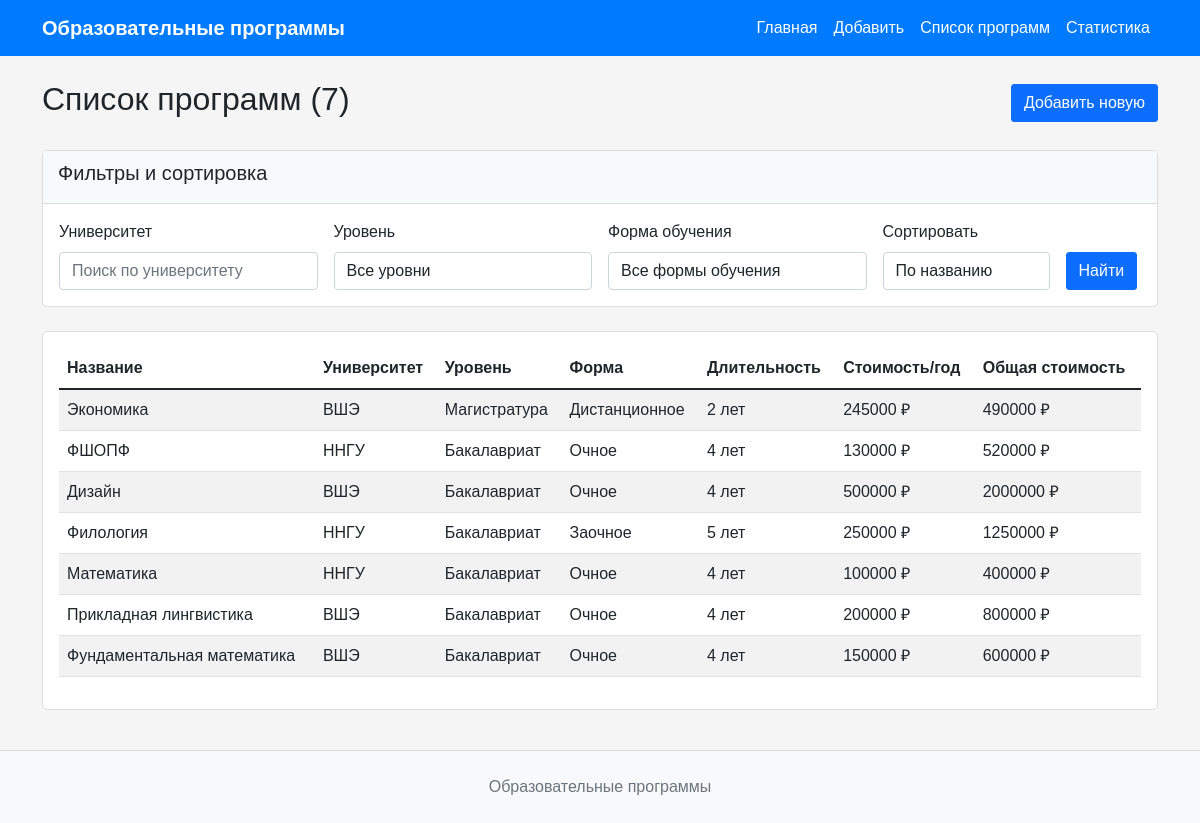
Screenshot of /programs/ with the database file from the repository.
### education/models.py (models this page shows, shortened)
class EducationalProgram(models.Model):
    STUDY_TYPES = [
        ('full_time', 'Очное'),
        ('part_time', 'Заочное'),
        ('distance', 'Дистанционное'),
    ]
    DEGREE_LEVELS = [
        ('bachelor', 'Бакалавриат'),
        ('master', 'Магистратура'),
        ('specialist', 'Специалитет'),
    ]
    name = models.CharField(
        max_length=200,
        verbose_name="Название программы"
    )
    university = models.CharField(
        max_length=200,
        verbose_name="Университет"
    )
    degree_level = models.CharField(
        max_length=20,
        choices=DEGREE_LEVELS,
        verbose_name="Уровень образования"
    )
    duration_years = models.IntegerField(
        validators=[MinValueValidator(1), MaxValueValidator(6)],
        verbose_name="Длительность (лет)"
    )
    cost_per_year = models.DecimalField(
        max_digits=10,
        decimal_places=2,
        verbose_name="Стоимость в год (руб.)"
    )
    study_type = models.CharField(
        max_length=20,
        choices=STUDY_TYPES,
        verbose_name="Форма обучения"
    )
    created_at = models.DateTimeField(
        auto_now_add=True,
        verbose_name="Дата добавления"
    )
    class Meta:
        verbose_name = "Образовательная программа"
        verbose_name_plural = "Образовательные программы"
        ordering = ['-created_at']
    @property
    def total_cost(self):
        return self.cost_per_year * self.duration_years

### education/views.py (the view)
# urls.py: path("programs/", views.program_list, name="program_list"),
def program_list(request):
    form = FilterForm(request.GET)
    programs = EducationalProgram.objects.all()
    if form.is_valid():
        university = form.cleaned_data.get("university")
        if university:
            programs = programs.filter(university__icontains=university)
        degree_level = form.cleaned_data.get("degree_level")
        if degree_level:
            programs = programs.filter(degree_level=degree_level)
        study_type = form.cleaned_data.get("study_type")
        if study_type:
            programs = programs.filter(study_type=study_type)
        sort_by = form.cleaned_data.get("sort_by")
        if sort_by:
            programs = programs.order_by(sort_by)
    context = {
        "form": form,
        "programs": programs,
        "total_count": programs.count(),
    }
    return render(request, "education/program_list.html", context)

### education/forms.py
class FilterForm(forms.Form):
    university = forms.CharField(
        required=False,
        widget=forms.TextInput(attrs={'class': 'form-control', 'placeholder': 'Поиск по университету'})
    )
    degree_level = forms.ChoiceField(
        choices=[('', 'Все уровни')] + EducationalProgram.DEGREE_LEVELS,
        required=False,
        widget=forms.Select(attrs={'class': 'form-control'})
    )
    study_type = forms.ChoiceField(
        choices=[('', 'Все формы обучения')] + EducationalProgram.STUDY_TYPES,
        required=False,
        widget=forms.Select(attrs={'class': 'form-control'})
    )
    sort_by = forms.ChoiceField(
        choices=[
            ('name', 'По названию'),
            ('university', 'По университету'),
            ('cost_per_year', 'По стоимости'),
            ('duration_years', 'По длительности'),
            ('created_at', 'По дате добавления'),
        ],
        required=False,
        widget=forms.Select(attrs={'class': 'form-control'})
    )

### templates/education/program_list.html (shortened to what this page needs)
{% extends 'base.html' %}
{% block content %}
<div class="d-flex justify-content-between align-items-center mb-4">
    <h2>Список программ ({{ total_count }})</h2>
    <a href="{% url 'add_program' %}" class="btn btn-primary">Добавить новую</a>
</div>
<div class="card mb-4">
    <div class="card-header">
        <h5>Фильтры и сортировка</h5>
    </div>
    <div class="card-body">
        <form method="get" class="row g-3">
            <div class="col-md-3">
                <label class="form-label">Университет</label>
                {{ form.university }}
            </div>
            <div class="col-md-3">
                <label class="form-label">Уровень</label>
                {{ form.degree_level }}
            </div>
            <div class="col-md-3">
                <label class="form-label">Форма обучения</label>
                {{ form.study_type }}
            </div>
            <div class="col-md-2">
                <label class="form-label">Сортировать</label>
                {{ form.sort_by }}
            </div>
            <div class="col-md-1">
                <label class="form-label">&nbsp;</label>
                <div>
                    <button type="submit" class="btn btn-primary">Найти</button>
                </div>
            </div>
        </form>
    </div>
</div>
{% if programs %}
<div class="card">
    <div class="card-body">
        <table class="table table-striped">
            <thead>
                <tr>
                    <th>Название</th>
                    <th>Университет</th>
                    <th>Уровень</th>
                    <th>Форма</th>
                    <th>Длительность</th>
                    <th>Стоимость/год</th>
                    <th>Общая стоимость</th>
                </tr>
            </thead>
            <tbody>
                {% for program in programs %}
                <tr>
                    <td>{{ program.name }}</td>
                    <td>{{ program.university }}</td>
                    <td>{{ program.get_degree_level_display }}</td>
                    <td>{{ program.get_study_type_display }}</td>
                    <td>{{ program.duration_years }} лет</td>
                    <td>{{ program.cost_per_year|floatformat:0 }} ₽</td>
                    <td>{{ program.total_cost|floatformat:0 }} ₽</td>
                </tr>
                {% endfor %}
            </tbody>
        </table>
    </div>
</div>
{% else %}
<div class="alert alert-info">
    Нет данных для отображения. <a href="{% url 'add_program' %}">Добавить первую программу</a>
</div>
{% endif %}
{% endblock %}

### templates/base.html (shortened to what this page needs)
<!DOCTYPE html>
<html lang="ru">
<head>
    <link href="https://cdn.jsdelivr.net/npm/bootstrap@5.1.3/dist/css/bootstrap.min.css" rel="stylesheet">
</head>
<body>
    <nav class="navbar navbar-expand-lg navbar-dark bg-primary">
        <div class="container">
            <a class="navbar-brand" href="{% url 'home' %}">
                Образовательные программы
            </a>
            <div class="collapse navbar-collapse" id="navbarNav">
                <ul class="navbar-nav ms-auto">
                    <li class="nav-item">
                        <a class="nav-link" href="{% url 'home' %}">Главная</a>
                    </li>
                    <li class="nav-item">
                        <a class="nav-link" href="{% url 'add_program' %}">Добавить</a>
                    </li>
                    <li class="nav-item">
                        <a class="nav-link" href="{% url 'program_list' %}">Список программ</a>
                    </li>
                    <li class="nav-item">
                        <a class="nav-link" href="{% url 'statistics' %}">Статистика</a>
                    </li>
                </ul>
            </div>
        </div>
    </nav>
    <main class="container mt-4">
        {% block content %}
        {% endblock %}
    </main>
    <footer class="bg-light py-4">
        <div class="container text-center">
            <p class="text-muted mb-0">Образовательные программы</p>
        </div>
    </footer>
</body>
</html>

### templates/base.html (style rules this page uses)
body { font-family: Arial, sans-serif; background-color: #f5f5f5; margin: 0; padding: 0; }
.navbar { background-color: #007bff !important; }
.navbar-brand { font-weight: bold; color: white !important; }
.nav-link { color: white !important; }
.card { border: 1px solid #ddd; border-radius: 5px; margin-bottom: 20px; background-color: white; }
.card-header { background-color: #f8f9fa; border-bottom: 1px solid #ddd; padding: 10px 15px; font-weight: bold; }
.btn { border-radius: 3px; }
.table { background-color: white; }
footer { background-color: #f8f9fa; padding: 20px 0; margin-top: 40px; border-top: 1px solid #ddd; }

### rows the page displays
EducationalProgram: name "Экономика", university "ВШЭ", degree_level "Магистратура", study_type "Дистанционное", duration_years "2", cost_per_year "245000", total_cost "490000"
EducationalProgram: name "ФШОПФ", university "ННГУ", degree_level "Бакалавриат", study_type "Очное", duration_years "4", cost_per_year "130000", total_cost "520000"
EducationalProgram: name "Дизайн", university "ВШЭ", degree_level "Бакалавриат", study_type "Очное", duration_years "4", cost_per_year "500000", total_cost "2000000"
EducationalProgram: name "Филология", university "ННГУ", degree_level "Бакалавриат", study_type "Заочное", duration_years "5", cost_per_year "250000", total_cost "1250000"
EducationalProgram: name "Математика", university "ННГУ", degree_level "Бакалавриат", study_type "Очное", duration_years "4", cost_per_year "100000", total_cost "400000"
EducationalProgram: name "Прикладная лингвистика", university "ВШЭ", degree_level "Бакалавриат", study_type "Очное", duration_years "4", cost_per_year "200000", total_cost "800000"
EducationalProgram: name "Фундаментальная математика", university "ВШЭ", degree_level "Бакалавриат", study_type "Очное", duration_years "4", cost_per_year "150000", total_cost "600000"

### other values shown
{{ total_count }} "7"
